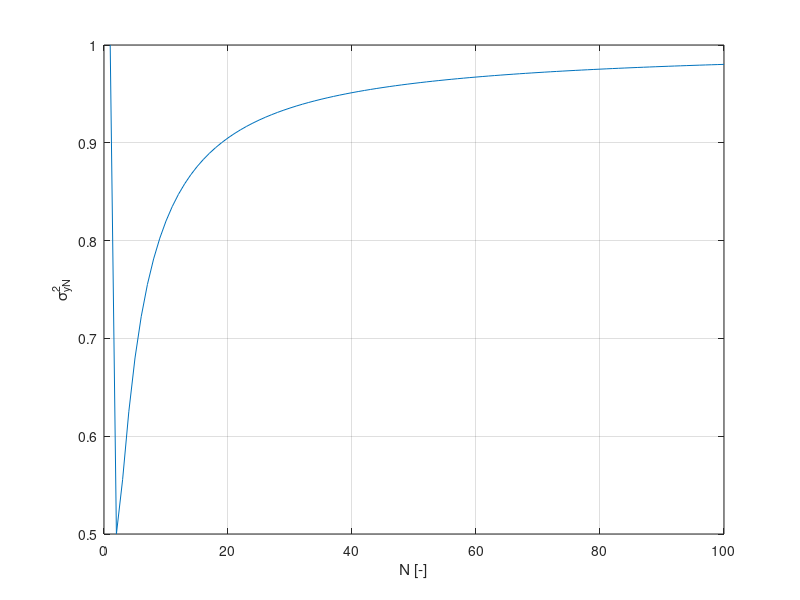
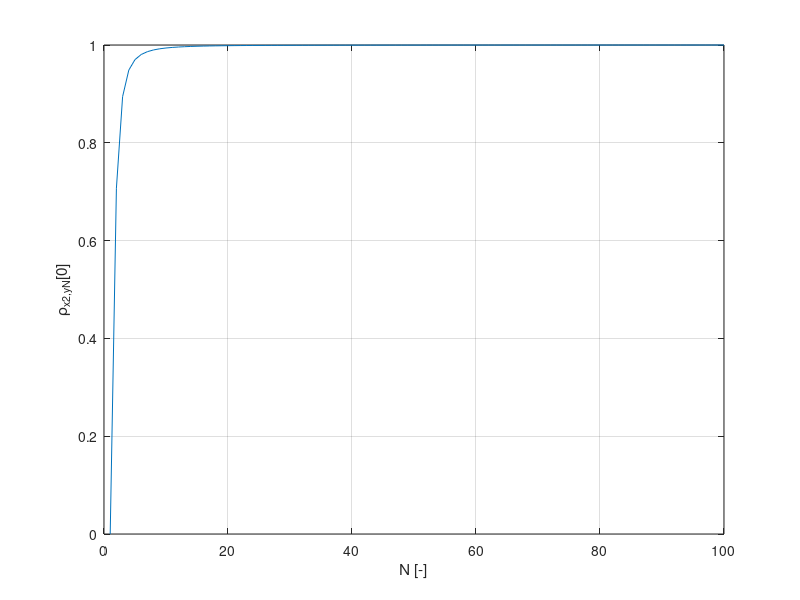
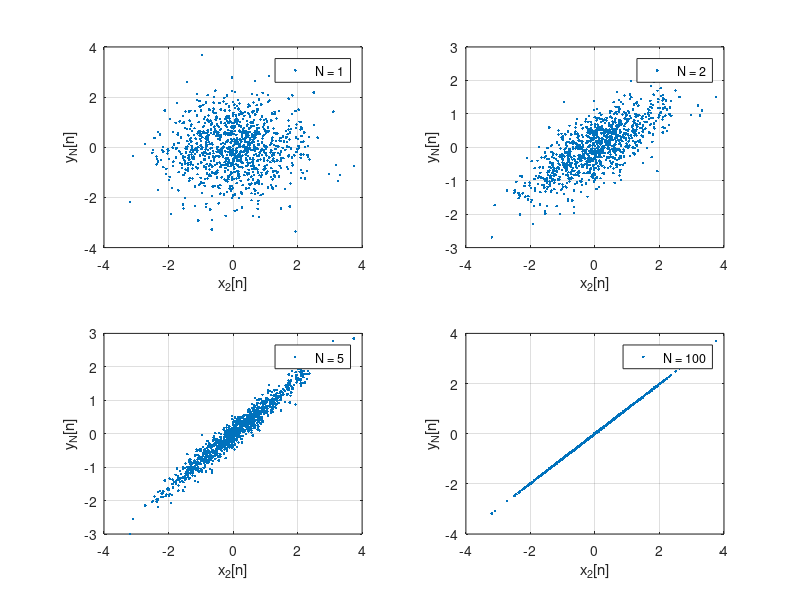

Source code (MATLAB) for these figures, in order: (Note: a time limit stopped this script after it produced the figures.)
clear all; close all;

%% Assignment 19: Mathematical expressions for variance and correlation coefficient
% a)
fig = figure;
N = 1:100;
sigmax2 = (2-2*N+N.^2)./N.^2;
plot(N,sigmax2);
xlabel('N [-]');
ylabel('\sigma_{yN}^2');
grid on;
saveas(fig,'Assignment19a.png');

% b)
rho = (N-1)./N./sqrt(sigmax2);
fig = figure;
plot(N,rho);
xlabel('N [-]');
ylabel('\rho_{x2,yN}[0]');
grid on
saveas(fig,'Assignment19b.png');

%% Assignment 20: Scatter plots and empirically evaluate correlation coefficient
% a)
x1n = normrnd(0,1,1000,1);
x2n = normrnd(0,1,1000,1);
fig  = figure;
N = [1,2,5,100];
for i=1:4
    yn = (x1n + (N(i)-1) .* x2n)./N(i);
    subplot(2,2,i);
    plot(x2n,yn,'.');
    xlabel('x_2[n]');
    ylabel('y_N[n]');
    grid on;
    legendInfo = ['N = ' num2str(N(i))];
    legend(legendInfo);
    
end
grid on;
xlabel('x_2[n]');
ylabel('y_N[n]');
saveas(fig,'Assignment20a.png');

% b)
fig = figure;
rhohat = [];
for N = 1:100
    yn = (x1n + (N-1) .* x2n)./N;
    rhohat = [rhohat (sum((x2n - mean(x2n)).*(yn-mean(yn))))./sqrt(sum((x2n-mean(x2n)).^2).*sum((yn-mean(yn)).^2))];
end;
plot(1:100,rhohat);
grid on;
xlabel('N');
N = 1:100;
hold on;
rho = (N-1)./N./sqrt(sigmax2);
plot(N,rho);

legend({'$\hat{\rho}_{x2,yN}[0]$','$\rho_{x2,yN}[0]$'},'Interpreter','latex');
saveas(fig,'Assignment20b.png');

% c) The different samples of the scatter plots are more on one line when
% the normalized cross correlation coefficient is higher.

%% Assignment 21: Correlation function and power spectral density (PSD) function
%zie schrift


%% Assignment 22: Scatter plots
n = 1:900;
xn = normrnd(0,1,1000,1);
yn = 1/3.*([xn; 0; 0] + [0;xn;0] + [0;0;xn]);
fig = figure;
for i = 1:4
    subplot(2,2,i);
    plot(yn(n),yn(n+i),'.');
    xlabel('y_N[n]');
    yl = ['y_N[n + ' num2str(i) ']'];
    ylabel(yl);
    grid on;
end
saveas(fig,'Assignment22.png');

%% Assignment 23: Empirical correlation and PSD function
L = 11;
M = length(yn);
ry = [];
for l = -(L-1):1:(L-1)
    rytemp = 0;
    for n = 1:(M-abs(l))
        rytemp = rytemp + 1./M.*yn(n).*yn(n+abs(l));
    end
    ry = [ry rytemp];
end
l = -(L-1):1:(L-1);
fig = figure;
stem(l,ry);
hold on;
rytheory = 1/9.*[zeros(1,8) 1 2 3 2 1 zeros(1,8)];
stem(l,rytheory);
legend({'$\hat{r}_y[l]$','$r_y[l]$'},'Interpreter','latex');
grid on;
xlabel('l');
ylabel('$\hat{r}_y[l]/r_y[l]');
saveas(fig,'Assignment23a.png');
% b) for l = 0, there is a maximum

% c)
Pxest = 0;
l = -(L-1):(L-1);
theta = 0:0.001:2*pi;
for i = 1:length(l)
    Pxest = Pxest + ry(i).*exp(-1j.*theta.*l(i));    
end
fig=figure;
plot(theta,abs(Pxest));
hold on;
plot(theta,1/9.*(3+4.*cos(theta)+2.*cos(2.*theta)));
legend('estimation', 'theory');
grid on;
xlabel('\theta');
ylabel('P_y(e^{j\theta})');
saveas(fig,'Assignment23c.png');

%% Assignment 24: Expression for cross-correlation
%a) zie schrift
%b) You can estimate the delay by measuring the signal and then calculating
%the estimation of the autocorrelation.

%% Assignment 25: Test cross-correlation function
clear all;
xn = normrnd(0,1,1000,1);
zn = normrnd(0,1,1000,1);
yn = xn + zn;
rxy = [];
for l = -10:10
    rxy = [rxy crosscor2(xn,yn,l)];
end
l = -10:10;
fig = figure;
stem(l,rxy);
grid on;
xlabel('l');
ylabel('r_{xy}[l]');
saveas(fig,'Assignment25a.png');

%% Assignment 26: Estimate delay for radar data
%a);
fig = figure;
load('radar.mat');
n = 1:length(trans);
subplot(2,1,1);
plot(n,trans);
xlabel('n');
ylabel('trans[n]');
grid on;
subplot(2,1,2);
plot(n,received);
xlabel('n');
ylabel('received[n]');
grid on;
saveas(fig,'Assignment26a.png');
%b)
rx = [];
for l = -100:100;
    rx =[rx crosscor2(trans,trans,l)];
end
rxy = [];
for l = -100:100
    rxy = [rxy crosscor2(trans,received,l)];
end
l = -100:100;
fig = figure;
subplot(2,1,1);
stem(l,rx);
xlabel('l');
ylabel('r_{trans}[l]');
grid on;
hold on;
subplot(2,1,2);
stem(l,rxy);
xlabel('l');
ylabel('r_{trans,received}[l]');
grid on;
saveas(fig,'Assignment26b.png');
figure;
subplot(2,1,1);
test = abs(fft(trans));
plot(test);
subplot(2,1,2);
ryy = [];
for l = -100:100
    ryy = [ryy crosscor2(received,received,l)];
end
stem(ryy);

function ry = crosscor(x,y,l)
    ry = 0;
    M = length(x);
    for n = 1:(M-abs(l))
        ry = ry + 1./M.*x(n).*y(n+abs(l));
    end
end

function ry = crosscor2(x,y,l)
    ry = 0;
    M = length(x);
    if l > 0
        for n = 1:(M-(l))
            ry = ry + 1./M.*x(n).*y(n+(l));
        end
    else
        for n = (abs(l)+1):(M)
            ry = ry + 1/M.*x(n).*y(n+l);
        end
    end
end



    
    
